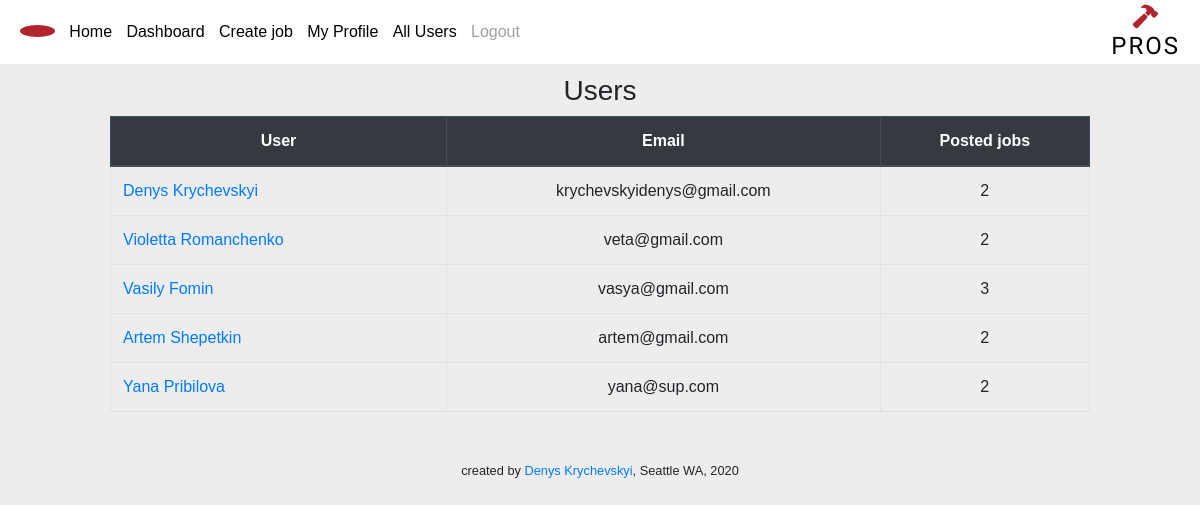
Before: /all_users (signed in) with the older database file.
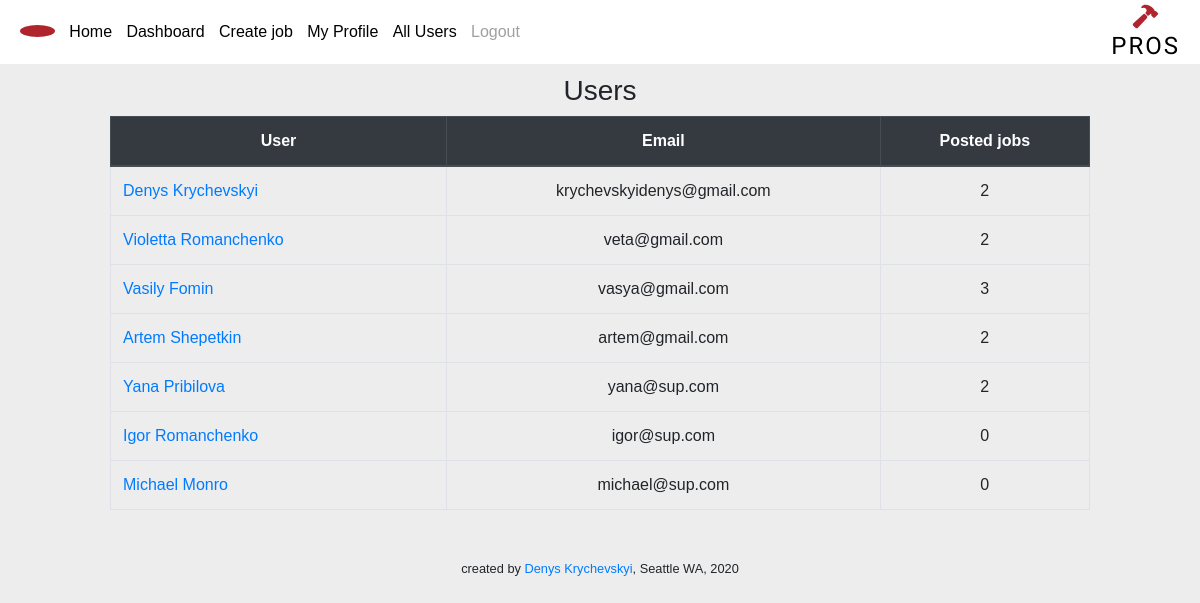
After: the same page with the newer database file.
### profi_app/models.py (models this page shows)
class User(models.Model):
    first_name = models.CharField(max_length = 255)
    last_name = models.CharField(max_length = 255)
    birth_date = models.DateTimeField()
    email = models.TextField()
    phone_num = models.IntegerField(blank=True, null = True)
    about = models.TextField(blank=True, null = True)
    password = models.TextField()
    created_at = models.DateTimeField(auto_now_add = True)
    updated_at = models.DateTimeField(auto_now = True)
    objects = UserManager()

### profi_app/views.py (the view)
# urls.py: path('all_users', views.all_users),
def all_users(request):
    context = {
        'cur_user':  User.objects.get(id = request.session['user_id']),
        'users' : User.objects.all(),
        'all_jobs' : Job.objects.all().order_by('-created_at'),
    }
    return render(request, 'all_users.html', context)

### profi_app/templates/all_users.html (shortened to what this page needs)
<!DOCTYPE html>
<html lang="en">
<head>
    <link rel="stylesheet" href="https://stackpath.bootstrapcdn.com/bootstrap/4.5.0/css/bootstrap.min.css">
    {% load static %}
    <link rel="stylesheet" href="{% static 'css/style.css' %}">
</head>
<body>
    {% include 'navbar.html' %}
    <div class="all_users_page_container">
        <h3>Users</h3>
        <table class="table table-bordered mt-1">
            <thead class="thead-dark">
                <tr>
                    <th>User</th>
                    <th>Email</th>
                    <th class="display_none">Posted jobs</th>
                </tr>
            </thead>
            <tbody>
                {% for user in users %}
                <tr>
                    <td id="user_name"> <a href='user/{{ user.id }}/profile'>{{ user.first_name }} {{user.last_name}}</a></td>
                    <td>{{ user.email }}</td>
                    <td class="display_none">{{ user.poster.count }}</a></td>
                </tr>
                {% endfor %}
            </tbody>
        </table>
    </div>
    {% include 'footer.html' %}
</body>
</html>

Changed rows visible on the page:
added User: first_name "Igor", last_name "Romanchenko", email "igor@sup.com", poster.count "0"
added User: first_name "Michael", last_name "Monro", email "michael@sup.com", poster.count "0"
